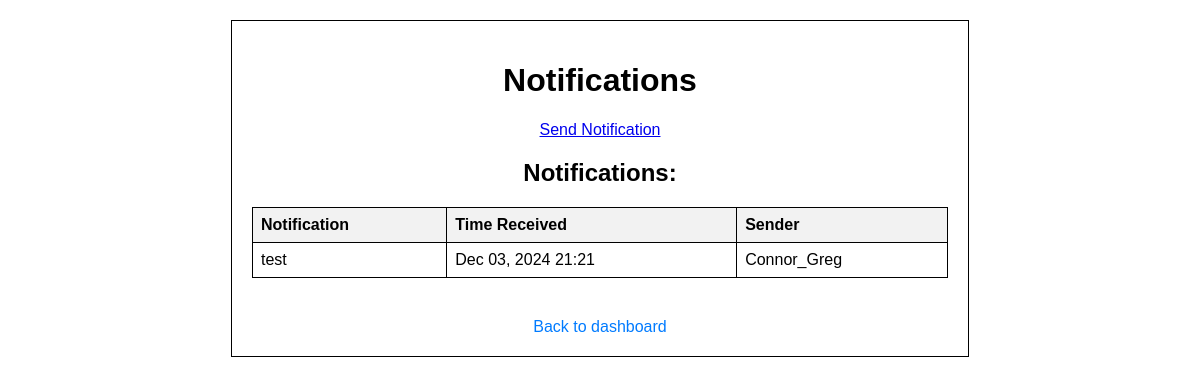
Screenshot of /notifications/ (signed in) with the database file from the repository.
### TASchedulerApp/models.py (models this page shows, shortened)
class Notification(models.Model):
    title = models.CharField(max_length=255)
    time_received = models.DateTimeField(auto_now_add=True)
    sender = models.CharField(max_length=255)
    recipient = models.ForeignKey(MyUser, on_delete=models.CASCADE)

### TASchedulerApp/views.py (the view)
# urls.py: path('notifications/', views.Notifications.as_view(), name='notifications'),
class Notifications(LoginRequiredMixin, View):
    def get(self, request):
        notificationsList = NotificationService.get_user_notifications(request.user)
        return render(request, 'common/notifications.html', {'notifications': notificationsList})

### TASchedulerApp/service/notification_service.py (called while the page is built)
    @staticmethod
    def get_user_notifications(user):
        return Notification.objects.filter(recipient=user).order_by('-time_received')

### templates/common/notifications.html (shortened to what this page needs)
<!DOCTYPE html>
<html lang="en">
<head>
</head>
<body>
    <div class="container">
        <h1>Notifications</h1>
        {% if user.role == 'Administrator' %}
        <a href="{% url 'send_notifications' %}" class="btn">Send Notification</a>
        {% endif %}
        <div class="notifications">
            <h2>Notifications:</h2>
            <table>
                <thead>
                    <tr>
                        <th>Notification</th>
                        <th>Time Received</th>
                        <th>Sender</th>
                    </tr>
                </thead>
                <tbody>
                    {% for notification in notifications %}
                    <tr>
                        <td>{{ notification.title }}</td>
                        <td>{{ notification.time_received|date:"M d, Y H:i" }}</td>
                        <td>{{ notification.sender }}</td>
                    </tr>
                    {% empty %}
                    <tr>
                        <td colspan="3">No notifications available.</td>
                    </tr>
                    {% endfor %}
                </tbody>
            </table>
        </div>
        <a href="{% url 'dashboard' %}" class="back-link">Back to dashboard</a>
    </div>
</body>
</html>

### templates/common/notifications.html (style rules this page uses)
body { font-family: Arial, sans-serif; margin: 20px; }
.container { width: 60%; margin: 0 auto; border: 1px solid #000; padding: 20px; text-align: center; }
.notifications { margin-top: 20px; }
table { width: 100%; border-collapse: collapse; margin: 20px 0; }
th, td { border: 1px solid #000; padding: 8px; text-align: left; }
th { background-color: #f2f2f2; }
.back-link { margin-top: 20px; display: inline-block; color: #007bff; text-decoration: none; }

### rows the page displays
Notification: title "test", time_received "Dec 03, 2024 21:21", sender "Connor_Greg"
